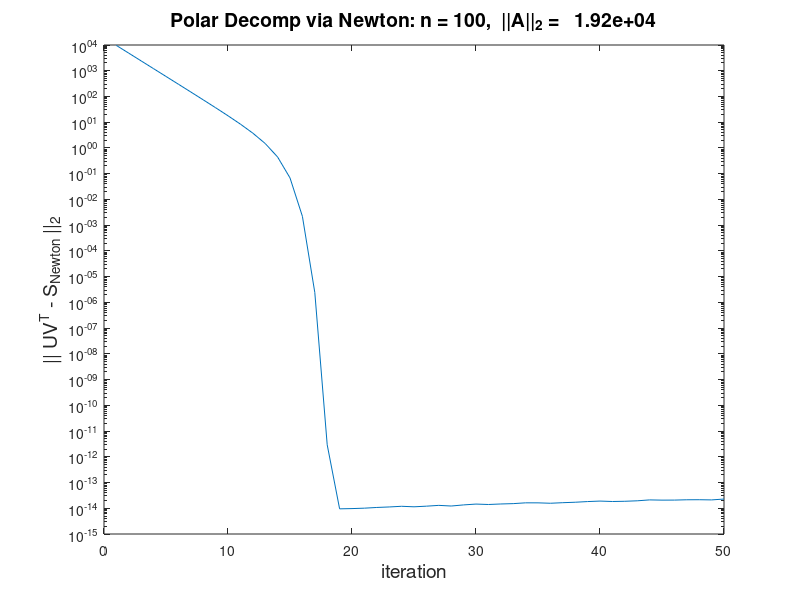

Source code (MATLAB):
  function ShowPolarDecomp()
% function ShowPolarDecomp()
% Illustrates convergence of Newton's method for the polar decomposition.
% GVL4: Section 9.4.3
n = 100;          % size of matrix
scale = 1000;     % norm(A) roughly scale*sqrt(n)
nStepsMax = 50;   % maximum number of Newton steps
A = scale*randn(n,n);
[U,S,V] = svd(A);
S_svd = U*V';
for k = 1:nStepsMax;
    S_Newton = PolarNewton(A,k);
    err(k) = norm(S_svd-S_Newton);
end
semilogy(1:nStepsMax,err)
xlabel('iteration','fontsize',14)
title(sprintf('Polar Decomp via Newton: n = %3d,  ||A||_2 = %10.2e',n,norm(A)),'fontsize',14)
ylabel(sprintf('|| UV^T - S_{Newton} ||_{2}'),'fontsize',14)
shg

  function S = PolarNewton(A,nSteps)
% function S = PolarNewton(A,nSteps)
% Matrix sign function based on nSteps of the Newton iteration.
% A is real nxn and S is approximately its orthogonal polar factor,
% i.e., the closest orthogonal matrix to A
% GVL4: Section 9.4.3.
S = A;
for k=0:nSteps-1
    S = (S + inv(S'))/2;
end


